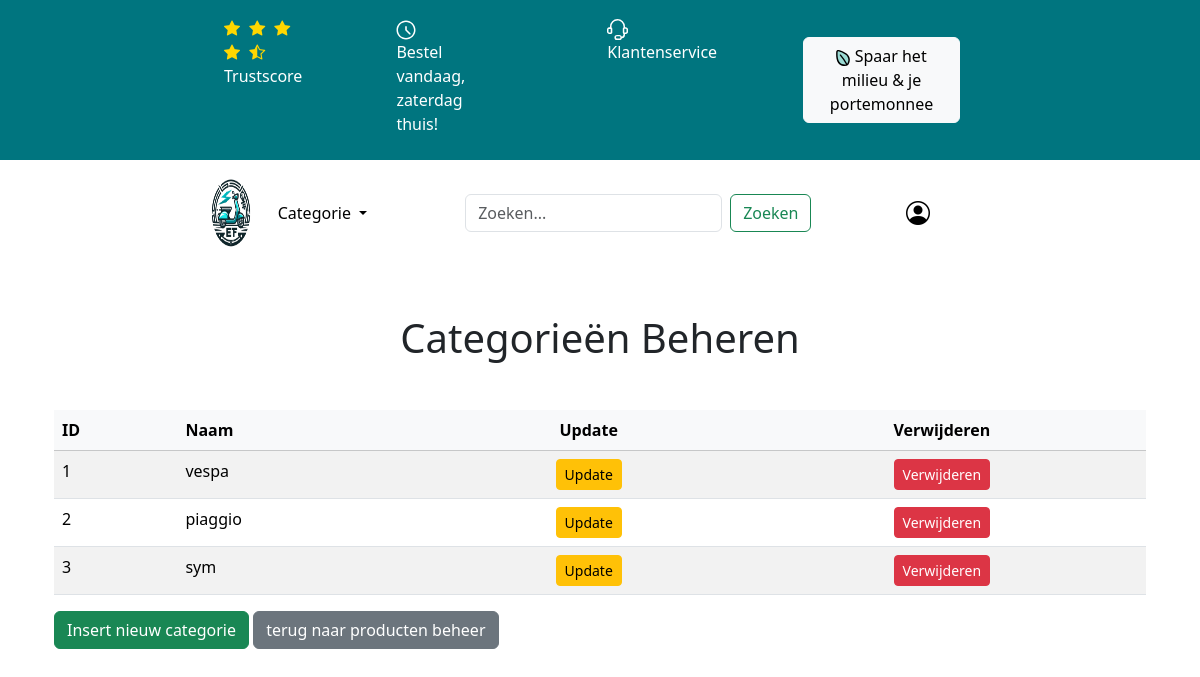
The page /categorie.php on the database its author committed.
### tables this page shows
CREATE TABLE `merk` (
  `id` int(11) NOT NULL,
  `naam` varchar(255) NOT NULL
);

### modules/functions.php (called while the page is built, shortened)
<?php
function getDeliveryText(): string
{
    $dayOfWeek = date('N');
    $currentTime = date('H:i');
    $cutoffTime = '16:00';
    if ($dayOfWeek == 5 && $currentTime > $cutoffTime) {
        return "Bestel nu, dinsdag thuis!";
    } elseif ($dayOfWeek == 6 || $dayOfWeek == 7) {
        return "Bestel vandaag, dinsdag thuis!";
    } elseif ($dayOfWeek == 5 && $currentTime <= $cutoffTime) {
        return "Bestel vandaag, zaterdag thuis!";
    } else {
        return "Vandaag besteld voor 16:00, morgen thuis!";
    }
}
$deliveryText = getDeliveryText();
?>

### categorie.php (the view, shortened to what this page needs)
<?php
require 'modules/database.php';
include_once 'modules/functions.php';
$query = $pdo->prepare("SELECT * FROM merk");
$query->execute();
$categories = $query->fetchAll(PDO::FETCH_ASSOC);
$zoekterm = isset($_GET['zoekterm']) ? $_GET['zoekterm'] : '';
?>
<!doctype html>
<html lang="nl">
<head>
    <link rel="stylesheet" href="https://cdn.jsdelivr.net/npm/bootstrap@5.3.3/dist/css/bootstrap.min.css">
    <link rel="stylesheet" href="https://cdn.jsdelivr.net/npm/bootstrap-icons@1.11.3/font/bootstrap-icons.min.css">
    <link rel="stylesheet" href="css/style.css">
</head>
<body>
<nav class="navbar navbar-expand-lg custom-navbar">
    <div class="container-fluid">
        <div class="row w-100">
            <div class="col-lg-2"></div>
            <div class="col-lg-8">
                <div class="collapse navbar-collapse" id="navbarNav1">
                    <ul class="navbar-nav me-auto mb-2 mx-2 mb-lg-2">
                        <li class="nav-item stars-container">
                            <a class="nav-link" href="#">
                                <i class="bi bi-star-fill"></i>
                                <i class="bi bi-star-fill"></i>
                                <i class="bi bi-star-fill"></i>
                                <i class="bi bi-star-fill"></i>
                                <i class="bi bi-star-half"></i>
                                Trustscore
                            </a>
                        </li>
                        <li class="nav-item bestel-vandaag mx-5">
                            <a class="nav-link" href="#">
                                <?php echo $deliveryText; ?>
                            </a>
                        </li>
                        <li class="nav-item klantenservice mx-5">
                            <a class="nav-link" href="contact.php">
                                Klantenservice
                            </a>
                        </li>
                    </ul>
                    <a href="#" class="btn btn-light ms-auto me-2 mx-2">
                        Spaar het milieu & je portemonnee
                    </a>
                </div>
            </div>
            <div class="col-lg-2"></div>
        </div>
    </div>
</nav>
<nav class="navbar navbar-expand-lg second-navbar">
    <div class="container-fluid">
        <div class="row w-100">
            <div class="col-lg-2"></div>
            <div class="col-lg-8 d-flex align-items-center justify-content-between">
                <a class="navbar-brand me-3" href="admin.php">
                    <img src="img/logo.png" alt="Logo" class="img-fluid">
                </a>
                <ul class="navbar-nav me-5">
                    <li class="nav-item dropdown">
                        <a class="nav-link dropdown-toggle" href="#" id="navbarDropdown" role="button"
                           data-bs-toggle="dropdown" aria-expanded="false">
                            Categorie
                        </a>
                    </li>
                </ul>
                <div class="container">
                    <form class="row g-2 d-flex align-items-center" action="#" method="GET">
                        <div class="col-auto">
                            <input class="form-control" name="zoekterm" type="search" placeholder="Zoeken..."
                                   value="<?= ($zoekterm) ?>"
                                   aria-label="Zoeken" style="width: 100%;">
                        </div>
                        <div class="col-auto">
                            <button class="btn btn-outline-success" type="submit">Zoeken</button>
                        </div>
                    </form>
                </div>
                <ul class="navbar-nav">
                    <li class="nav-item dropdown">
                        <a class="nav-link dropdown-toggle no-caret" href="#" id="accountDropdown" role="button"
                           data-bs-toggle="dropdown" aria-expanded="false">
                            <i class="bi bi-person-circle fs-4"></i>
                        </a>
                    </li>
                </ul>
            </div>
            <div class="col-lg-2"></div>
        </div>
    </div>
</nav>
<div class="container mt-5">
    <h1 class="mb-4 text-center">Categorieën Beheren</h1>
    <div class="container mt-5">
        <table class="table table-striped">
            <thead class="table-light">
            <tr>
                <th>ID</th>
                <th>Naam</th>
                <th class="text-center">Update</th>
                <th class="text-center">Verwijderen</th>
            </tr>
            </thead>
            <tbody>
            <?php foreach ($categories as $category): ?>
                <tr>
                    <td><?= ($category['id']) ?></td>
                    <td><?= ($category['naam']) ?></td>
                    <td class="text-center">
                        <a href="update_category.php?id=<?= $category['id'] ?>" class="btn btn-warning btn-sm">Update</a>
                    </td>
                    <td class="text-center">
                        <a href="delete_category.php?id=<?= $category['id'] ?>" class="btn btn-danger btn-sm" onclick="return confirm('Weet je zeker dat je deze categorie wilt verwijderen?');">Verwijderen</a>
                    </td>
                </tr>
            <?php endforeach; ?>
            </tbody>
        </table>
        <a href="add_category.php" class="btn btn-success">Insert nieuw categorie</a>
        <a href="admin.php" class="btn btn-secondary">terug naar producten beheer</a>
    </div>
</div>
</body>
</html>

### css/style.css (style rules this page uses)
.custom-navbar { background-color: #00757f; color: white; }
.navbar-nav .nav-link { color: white; margin-right: 30px; border: none; text-decoration: none; }
.navbar .bi-star-fill { color: gold; margin-right: 5px; }
.second-navbar .nav-link { color: black; text-decoration: none; border: none; box-shadow: none; }
.navbar-brand img { height: 80px; }
.nav-link .bi-star-fill, .nav-link .bi-star-half { color: gold; }
.no-caret::after { display: none !important; }

### rows shown on the page
merk: id "1", naam "vespa"
merk: id "2", naam "piaggio"
merk: id "3", naam "sym"

### other values the page prints
$deliveryText "Bestel vandaag, zaterdag thuis!"
